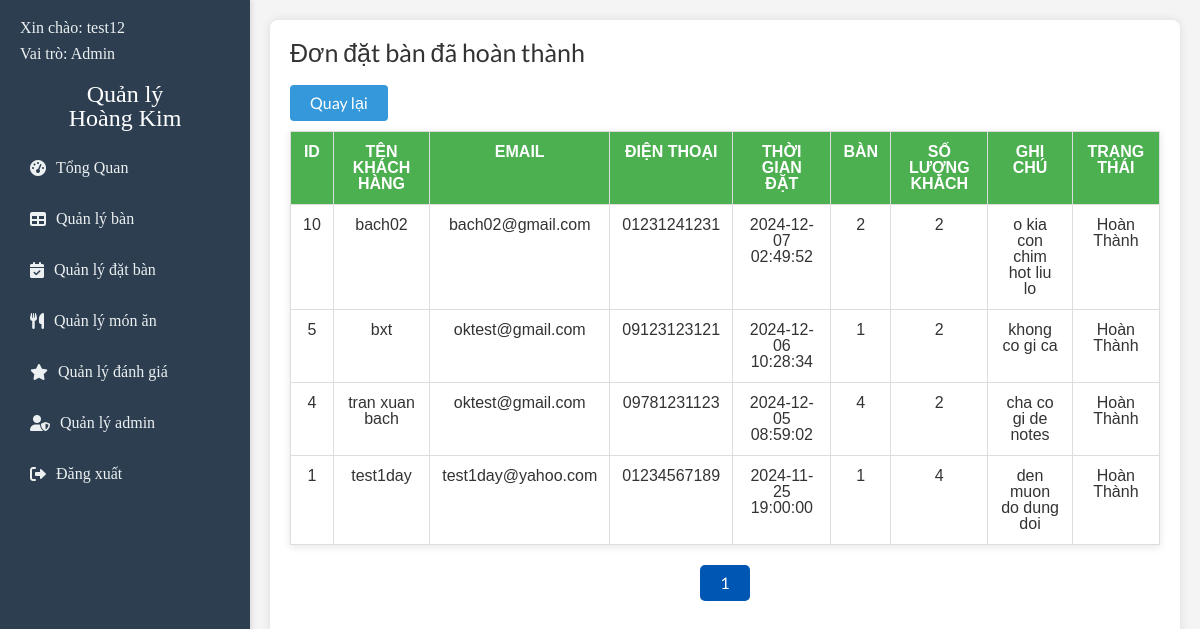
/admin/handleReservation/completed_reservations.php (signed in), run on the app's committed database.
### tables this page shows
CREATE TABLE `reservations` (
  `id` int(11) NOT NULL,
  `customer_name` varchar(100) NOT NULL,
  `customer_email` varchar(100) DEFAULT NULL,
  `customer_phone` varchar(15) NOT NULL,
  `reservation_time` datetime NOT NULL,
  `table_id` int(11) NOT NULL,
  `guests_count` int(11) NOT NULL,
  `notes` text DEFAULT NULL,
  `status` enum('Chờ duyệt','Đã duyệt','Hủy bàn','Hoàn Thành') DEFAULT 'Chờ duyệt',
  `created_at` timestamp NOT NULL DEFAULT current_timestamp()
);

### admin/handleReservation/completed_reservations.php (the view, shortened to what this page needs)
<?php
include("../partials/navbar.php");
include("../db_connection.php");
$items_per_page = 5;
$current_page = isset($_GET['page']) ? (int)$_GET['page'] : 1;
$offset = ($current_page - 1) * $items_per_page;
$total_items_sql = "SELECT COUNT(*) AS total FROM reservations WHERE status = 'Hoàn thành'";
$total_items_result = mysqli_query($conn, $total_items_sql);
$total_items_row = mysqli_fetch_assoc($total_items_result);
$total_items = $total_items_row['total'];
$total_pages = ceil($total_items / $items_per_page);
$sql = "SELECT * FROM reservations WHERE status = 'Hoàn thành' ORDER BY reservation_time DESC LIMIT $items_per_page OFFSET $offset";
$result = mysqli_query($conn, $sql);
?>
<link rel="stylesheet" href="../css/reset.css" />
<link rel="stylesheet" href="../css/style.css">
<main class="content">
  <h1>Đơn đặt bàn đã hoàn thành</h1>
  <a href="/hoangkim/admin/manage_reservations.php" class="back-btn">Quay lại</a>
  <div class="reservations-table">
    <table>
      <thead>
        <tr>
          <th>ID</th>
          <th>Tên khách hàng</th>
          <th>Email</th>
          <th>Điện thoại</th>
          <th>Thời gian đặt</th>
          <th>Bàn</th>
          <th>Số lượng khách</th>
          <th>Ghi chú</th>
          <th>Trạng thái</th>
        </tr>
      </thead>
      <tbody>
        <?php
        if (mysqli_num_rows($result) > 0) {
          while ($row = mysqli_fetch_assoc($result)) {
            echo "<tr>
                    <td>{$row['id']}</td>
                    <td>{$row['customer_name']}</td>
                    <td>{$row['customer_email']}</td>
                    <td>{$row['customer_phone']}</td>
                    <td>{$row['reservation_time']}</td>
                    <td>{$row['table_id']}</td>
                    <td>{$row['guests_count']}</td>
                    <td>{$row['notes']}</td>
                    <td>{$row['status']}</td>
                  </tr>";
          }
        } else {
          echo "<tr><td colspan='9'>Chưa có đơn đặt bàn nào.</td></tr>";
        }
        ?>
      </tbody>
    </table>
  </div>
  <div class="pagination">
    <?php
    for ($i = 1; $i <= $total_pages; $i++) {
      if ($i == $current_page) {
        echo "<span class='pagination-btn active'>$i</span>";
      } else {
        echo "<a href='completed_reservations.php?page=$i' class='pagination-btn'>$i</a>";
      }
    }
    ?>
  </div>
</main>
</body>
</html>

### admin/css/style.css (style rules this page uses)
* { margin: 0; padding: 0; box-sizing: border-box; font-family: "Lato", sans-serif; }
body { display: flex; min-height: 100vh; background-color: #f4f4f4; color: #333; }
.content { flex: 1; padding: 20px; background: #fff; box-shadow: 0 0 10px rgba(0, 0, 0, 0.1); border-radius: 8px; margin: 20px; }
h1 { margin-bottom: 20px; color: #333; font-weight: 500; font-size: 25px; }

### admin/handleReservation/completed_reservations.php (style rules this page uses)
.reservations-table { width: 100%; border-collapse: collapse; margin-bottom: 20px; font-family: 'Arial', sans-serif; background-color: #f9f9f9; box-shadow: 0 2px 8px rgba(0, 0, 0, 0.1); }
.reservations-table th, .reservations-table td { border: 1px solid #ddd; padding: 12px; text-align: center; }
.reservations-table th { background-color: #4CAF50; color: white; font-weight: bold; text-transform: uppercase; }
.reservations-table td { background-color: #fff; color: #333; }
.reservations-table tr:nth-child(even) { background-color: #f2f2f2; }
.pagination { display: flex; justify-content: center; margin-top: 20px; }
.pagination-btn { margin: 0 5px; padding: 10px 20px; background-color: #007bff; color: white; text-decoration: none; border-radius: 5px; transition: background-color 0.3s ease; }
.pagination-btn.active { background-color: #0056b3; cursor: default; }
.back-btn { background-color: #3498db; color: #fff; padding: 10px 20px; border: none; border-radius: 4px; cursor: pointer; transition: background-color 0.3s ease; text-decoration: none; margin-bottom: 10px; display: inline-block; }

### data on the page
reservations: id "10", customer_name "bach02", customer_email "bach02@gmail.com", customer_phone "01231241231", reservation_time "2024-12-07 02:49:52", table "2", guests_count "2", notes "o kia con chim hot liu lo", status "Hoàn Thành"
reservations: id "5", customer_name "bxt", customer_email "oktest@gmail.com", customer_phone "09123123121", reservation_time "2024-12-06 10:28:34", table "1", guests_count "2", notes "khong co gi ca", status "Hoàn Thành"
reservations: id "4", customer_name "tran xuan bach", customer_email "oktest@gmail.com", customer_phone "09781231123", reservation_time "2024-12-05 08:59:02", table "4", guests_count "2", notes "cha co gi de notes", status "Hoàn Thành"
reservations: id "1", customer_name "test1day", customer_email "test1day@yahoo.com", customer_phone "01234567189", reservation_time "2024-11-25 19:00:00", table "1", guests_count "4", notes "den muon do dung doi", status "Hoàn Thành"

### other printed values
$_SESSION['username'] "test12"
$_SESSION['user_role'] "Admin"
